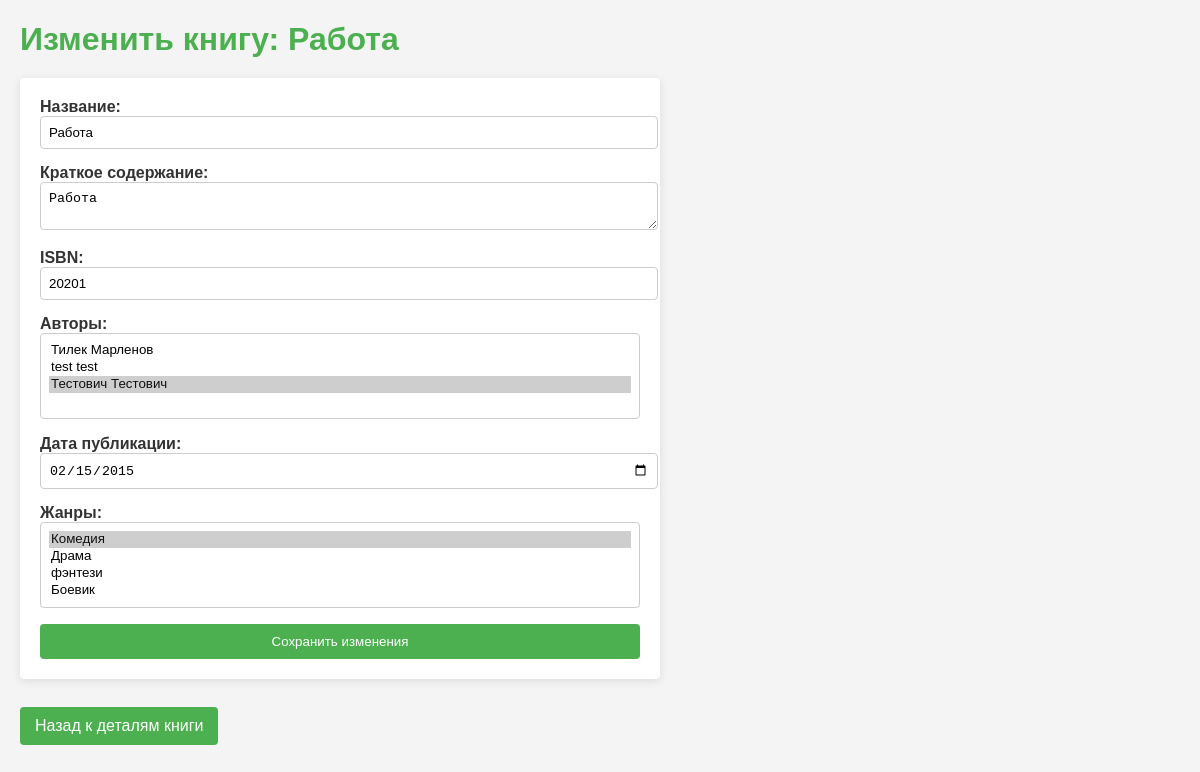
Page /books/10/edit/ on the committed database.
### app/models.py (models this page shows, shortened)
class Book(models.Model):
    title = models.CharField("Название", max_length=100)
    summary = models.TextField("Краткое содержание", blank=True, null=True)
    isbn = models.IntegerField("ISBN", unique=True)
    author = models.ManyToManyField(Author, verbose_name="Автор")
    publication_date = models.DateField("Дата публикации")
    genre = models.ManyToManyField(Genre, verbose_name="Жанр")
    class Meta:
        verbose_name = "Книга"
        verbose_name_plural = "Книги"

class Author(models.Model):
    first_name = models.CharField("Имя", max_length=50)
    last_name = models.CharField("Фамилия", max_length=50)
    biography = models.TextField("Биография")
    date_of_birth = models.DateField("Дата рождения", null=True, blank=True)
    date_of_death = models.DateField("Дата смерти", null=True, blank=True)
    class Meta:
        verbose_name = "Автор"
        verbose_name_plural = "Авторы"

class Genre(models.Model):
    name = models.CharField(max_length=50, unique=True)

### app/views.py (the view, shortened to what this page needs)
# urls.py: path('books/<int:pk>/edit/', BookUpdateView.as_view(), name='book_update'),
class BookUpdateView(SuccessMessageMixin, UpdateView):
    model = Book
    template_name = 'book_update.html'
    fields = ['title', 'summary', 'isbn', 'publication_date']
    success_message = "Книга успешно обновлена!"
    def get_context_data(self, **kwargs):
        context = super().get_context_data(**kwargs)
        context['authors'] = Author.objects.all()
        context['genres'] = Genre.objects.all()
        return context

### templates/book_update.html (shortened to what this page needs)
<!DOCTYPE html>
<html lang="ru">
<head>
</head>
<body>
    <h1>Изменить книгу: {{ book.title }}</h1>
    <form method="post">
        <div>
            <label for="title">Название:</label>
            <input type="text" id="title" name="title" value="{{ book.title }}" required>
        </div>
        <div>
            <label for="summary">Краткое содержание:</label>
            <textarea id="summary" name="summary" required>{{ book.summary }}</textarea>
        </div>
        <div>
            <label for="isbn">ISBN:</label>
            <input type="text" id="isbn" name="isbn" value="{{ book.isbn }}" required>
        </div>
        <div>
            <label for="authors">Авторы:</label>
            <select id="authors" name="authors" multiple>
                {% for author in authors %}
                    <option value="{{ author.id }}" {% if author in book.author.all %}selected{% endif %}>
                        {{ author.first_name }} {{ author.last_name }}
                    </option>
                {% endfor %}
            </select>
        </div>
        <div>
            <label for="publication_date">Дата публикации:</label>
            <input type="date" id="publication_date" name="publication_date" value="{{ book.publication_date|date:'Y-m-d' }}" required>
        </div>
        <div>
            <label for="genres">Жанры:</label>
            <select id="genres" name="genres" multiple>
                {% for genre in genres %}
                    <option value="{{ genre.id }}" {% if genre in book.genre.all %}selected{% endif %}>
                        {{ genre.name }}
                    </option>
                {% endfor %}
            </select>
        </div>
        <button type="submit">Сохранить изменения</button>
    </form>
    <br>
    <a href="{% url 'book_detail' book.id %}">Назад к деталям книги</a>
</body>
</html>

### templates/book_update.html (style rules this page uses)
body { font-family: Arial, sans-serif; margin: 20px; background-color: #f4f4f4; color: #333; }
h1 { margin-bottom: 20px; color: #4CAF50; }
form { display: flex; flex-direction: column; max-width: 600px; background-color: white; padding: 20px; border-radius: 4px; box-shadow: 0 2px 10px rgba(0, 0, 0, 0.1); }
div { margin-bottom: 15px; }
label { margin-bottom: 5px; font-weight: bold; }
input[type="text"], input[type="date"], textarea, select { width: 100%; padding: 8px; border: 1px solid #ccc; border-radius: 4px; }
button { padding: 10px 15px; background-color: #4CAF50; color: white; border: none; border-radius: 4px; cursor: pointer; }
a { margin-top: 10px; display: inline-block; padding: 10px 15px; background-color: #4CAF50; color: white; text-decoration: none; border-radius: 4px; }

### rows in the picture
Book: title "Работа", summary "Работа", isbn "20201", authors "Тилек Марленов / test test / Тестович Тестович ☑", publication_date "02/15/2015", genres "Комедия ☑ / Драма / фэнтези / Боевик"
